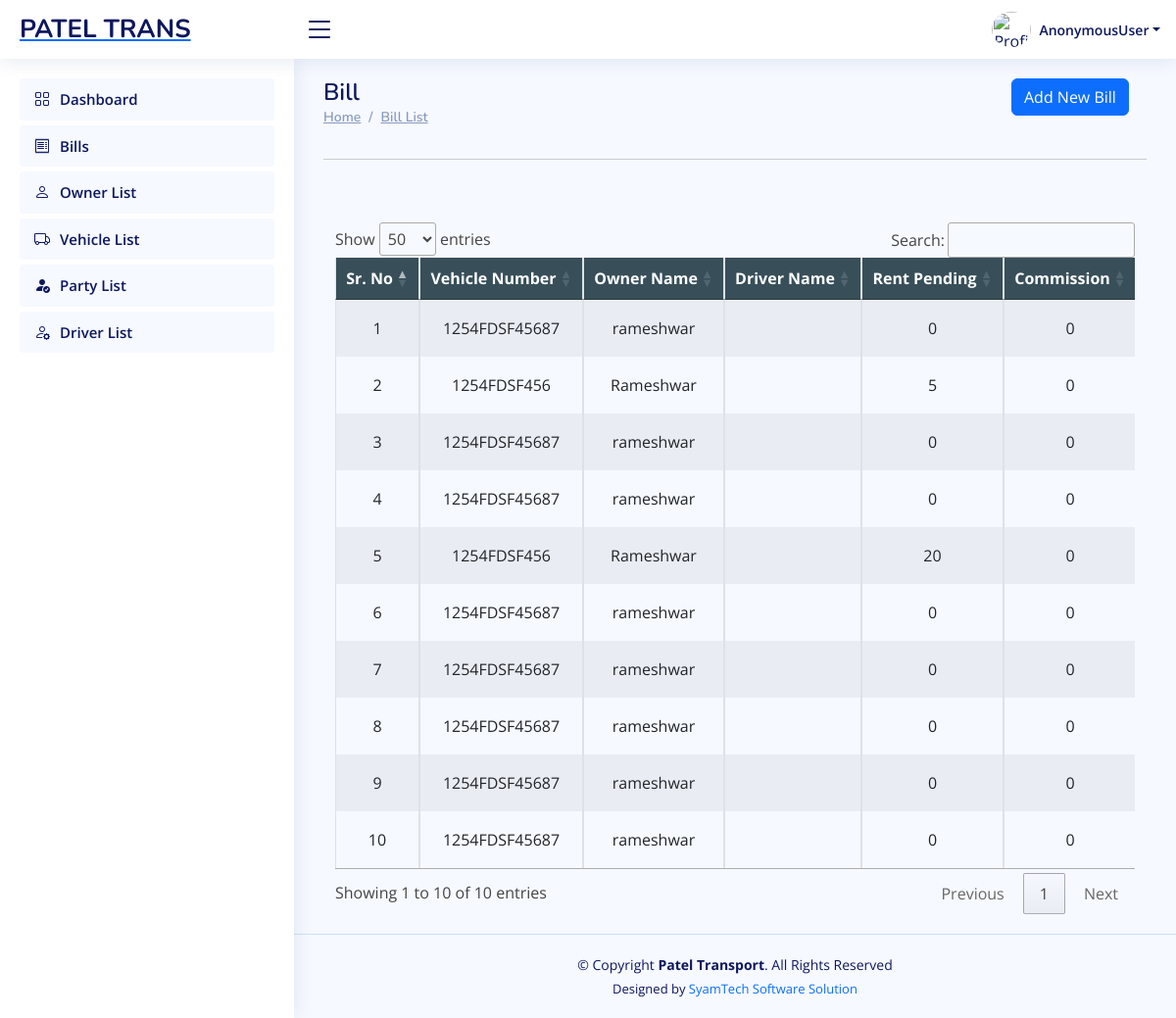
Screenshot of /software/bill_list/ with the database file from the repository.
### Developer/models.py (models this page shows, shortened)
class Bill(models.Model):
    business = models.ForeignKey(Business, on_delete=models.CASCADE, null=True, blank=True)
    bill_number = models.CharField(max_length=10, unique=True, editable=False)
    party = models.ForeignKey(
        'Party', on_delete=models.SET_NULL, related_name='bills', verbose_name="Party Name", null=True, blank=True
    )
    driver = models.ForeignKey(
        'Driver', on_delete=models.SET_NULL, null=True, blank=True, related_name='bills', verbose_name="Driver"
    )
    vehicle = models.ForeignKey(
        'Vehicle', on_delete=models.CASCADE,  related_name='bills', verbose_name="Vehicle"
    )
    referece = models.ForeignKey(
        'VehicleOwner', on_delete=models.SET_NULL, null=True, blank=True, related_name='referenced_bills', verbose_name="Referenced Owner"
    )
    date_time = models.DateTimeField(default=now, verbose_name="Bill Date & Time")
    from_location = models.CharField(max_length=255, verbose_name="From Location")
    to_location = models.CharField(max_length=255, verbose_name="To Location")
    material_type = models.CharField(max_length=255, null=True, blank=True, verbose_name="Type of Material")
    rent_amount = models.DecimalField(max_digits=10, decimal_places=0, verbose_name="Rent Amount")
    advance_amount = models.DecimalField(max_digits=10, decimal_places=0, verbose_name="Advance Amount")
    pending_amount = models.DecimalField(max_digits=10, decimal_places=0, default=0, verbose_name="Pending Amount")
    commission = models.DecimalField(max_digits=10, decimal_places=0, null=True, blank=True,default=0,  verbose_name="Commission")
    notes = models.TextField(null=True, blank=True, verbose_name="Additional Notes")
    created_at = models.DateTimeField(auto_now_add=True, verbose_name="Created At")
    updated_at = models.DateTimeField(auto_now=True, verbose_name="Updated At")
    class Meta:
        verbose_name = "Bill"
        verbose_name_plural = "Bills"
        ordering = ['-created_at']

class Vehicle(models.Model):
    owner = models.ForeignKey(VehicleOwner, on_delete=models.CASCADE, null=True, blank=True)
    business = models.ForeignKey(Business, on_delete=models.CASCADE, null=True, blank=True)
    vehicle_number = models.CharField(max_length=20, unique=True)  # License plate number
    vehicle_name = models.CharField(max_length=100, null=True, blank=True)
    model_name = models.CharField(max_length=255, null=True, blank=True)
    notes = models.TextField(null=True, blank=True)
    document1 = models.FileField(upload_to='vehicle_documents/', null=True, blank=True)
    document2 = models.FileField(upload_to='vehicle_documents/', null=True, blank=True)
    created_at = models.DateTimeField(auto_now_add=True)
    updated_at = models.DateTimeField(auto_now=True)

class VehicleOwner(models.Model):
    business = models.ForeignKey(Business, on_delete=models.CASCADE,null=True, blank=True)
    owner_name = models.CharField(max_length=255)
    owner_mobile_number = models.CharField(max_length=15)
    owner_alternate_mobile_number = models.CharField(max_length=15, null=True, blank=True)
    pan_card = models.FileField(upload_to='vehicle_owner_documents/pan_cards/', null=True, blank=True)
    adhar_card = models.FileField(upload_to='vehicle_owner_documents/adhar_cards/', null=True, blank=True)
    document1 = models.FileField(upload_to='vehicle_owner_documents/other_documents/', null=True, blank=True)
    document2 = models.FileField(upload_to='vehicle_owner_documents/other_documents/', null=True, blank=True)
    created_at = models.DateTimeField(auto_now_add=True)
    updated_at = models.DateTimeField(auto_now=True)

### Software/views.py (the view)
# urls.py: path('bill_list/', bill_list, name='software_bill_list'),
def bill_list(request):
    bill_form = BillForm()
    bill_rec = Bill.objects.only(
        'id', 'from_location', 'to_location', 'rent_amount', 'pending_amount'
    ).order_by('-id')
    owner_rec = VehicleOwner.objects.only('id', 'owner_name').order_by('-id')
    vehicle_rec = Vehicle.objects.only('id', 'vehicle_number').order_by('-id')
    party_rec = Party.objects.only('id', 'name', 'mobile').order_by('-id')
    driver_rec = Driver.objects.only('id', 'driver_name', 'mobile').order_by('-id')
    paginator = Paginator(bill_rec, 10)  # Show 10 bills per page
    page_number = request.GET.get('page')
    page_obj = paginator.get_page(page_number)
    context={
        'bill_form': bill_form,
        'bill_rec': page_obj,
        'owner_rec': owner_rec,
        'party_rec': party_rec,
        'driver_rec': driver_rec,
        'vehicle_rec': vehicle_rec
        }
    return render(
        request,
        'software_bill_list.html',
        context
    )

### Software/templates/software_bill_list.html (shortened to what this page needs)
{% extends "software_base.html" %}
{% load crispy_forms_tags %}
{% block content %}
<main id="main" class="main">
    <div class="row">
        <div class="col-sm-6">
            <div class="pagetitle">
                <h1>Bill</h1>
                <nav>
                    <ol class="breadcrumb">
                        <li class="breadcrumb-item"><a href="#">Home</a></li>
                        <li class="breadcrumb-item"><a href="#">Bill List </a></li>
                    </ol>
                </nav>
            </div>
        </div>
        <div class="col-sm-6">
            <div class="container" style="max-width:97%;">
                <div class="text-lg-end text-start">
                    <a href="#" class="btn btn-primary" data-toggle="modal" data-target="#model_create_bill"> Add New Bill</a>
                </div>
            </div>
        </div>
    </div>
    <section class="section dashboard">
<hr>
        <div class="container">
            <div class="row justify-content-center align-items-center">
                <div class="col-sm-12"> <br><br>
                    <div class="row">
                        <div class="container" style=" overflow:scroll;">
                            <table id="bill_table" class="table table-striped table-bordered" style="width:100%; min-width: max-content;">
                                <thead>
                                    <tr style="background-color: rgb(56, 79, 90);">
                                        <th scope="col" class="text-center text-white">Sr. No</th>
                                        <th scope="col" class="text-center text-white">Vehicle Number</th>
                                        <th scope="col" class="text-center text-white">Owner Name</th>
                                        <th scope="col" class="text-center text-white">Driver Name</th>
                                        <th scope="col" class="text-center text-white">Rent Pending</th>
                                        <th scope="col" class="text-center text-white">Commission</th>
                                    </tr>
                                </thead>
                                <tbody>
                                    {% if bill_rec %}
                                    {% for r in bill_rec %}
                                    <tr>
                                        <td class="text-center">{{ forloop.counter }}</td>
                                        <td class="text-center">{{ r.vehicle.vehicle_number }} </td>
                                        <td class="text-center">{{ r.vehicle.owner.owner_name }} </td>
                                        <td class="text-center">{{ r.driver.driver_name }} </td>
                                        <td class="text-center">{{ r.pending_amount }} </td>
                                        <td class="text-center">{{ r.commission }} </td>
                                    </tr>
                                    {% endfor %}
                                    {% else %}
                                    <tr>
                                        <td colspan="10" class="text-center">No Bills Found</td>
                                    </tr>
                                    {% endif %}
                                </tbody>
                            </table>
                        </div>
                    </div>
                </div>
            </div>
        </div>
</main>
{% endblock content %}

### rows the page displays
Bill: vehicle.vehicle_number "1254FDSF45687", vehicle.owner.owner_name "rameshwar", pending_amount "0", commission "0"
Bill: vehicle.vehicle_number "1254FDSF456", vehicle.owner.owner_name "Rameshwar", pending_amount "5", commission "0"
Bill: vehicle.vehicle_number "1254FDSF45687", vehicle.owner.owner_name "rameshwar", pending_amount "0", commission "0"
Bill: vehicle.vehicle_number "1254FDSF45687", vehicle.owner.owner_name "rameshwar", pending_amount "0", commission "0"
Bill: vehicle.vehicle_number "1254FDSF456", vehicle.owner.owner_name "Rameshwar", pending_amount "20", commission "0"
Bill: vehicle.vehicle_number "1254FDSF45687", vehicle.owner.owner_name "rameshwar", pending_amount "0", commission "0"
Bill: vehicle.vehicle_number "1254FDSF45687", vehicle.owner.owner_name "rameshwar", pending_amount "0", commission "0"
Bill: vehicle.vehicle_number "1254FDSF45687", vehicle.owner.owner_name "rameshwar", pending_amount "0", commission "0"
Bill: vehicle.vehicle_number "1254FDSF45687", vehicle.owner.owner_name "rameshwar", pending_amount "0", commission "0"
Bill: vehicle.vehicle_number "1254FDSF45687", vehicle.owner.owner_name "rameshwar", pending_amount "0", commission "0"

### other values shown
{{ request.user }} "AnonymousUser"
